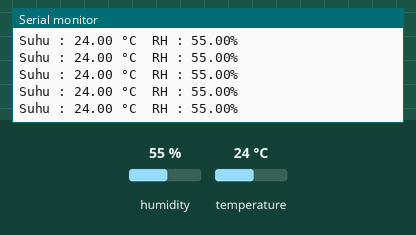
This sketch was run on a simulated ESP8266 (NodeMCU). Shown: the last lines printed to the serial monitor. The test bench sets the inputs (shaded band); at power-on: temperature 24 °C, humidity 55 %. WiFi joins after 1.5 s; servers stay silent unless stated.

Above: at 28.6 s.
28.7 s: temperature set to 25 °C
At 30.25 s:
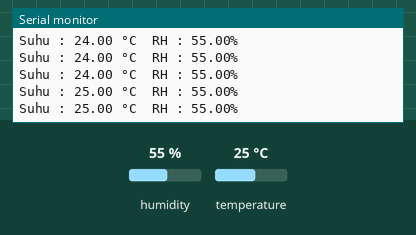
34.6 s: temperature set to 28 °C
At 36.8 s:
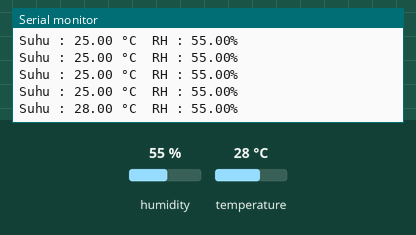
Timing chart, 0 to 38.3 s (numbered marks = the images above; inputs shaded):
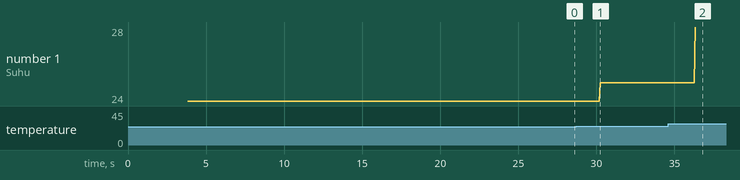

Measured:
- after the input at 28.7 s, the serial monitor: prints a new line after 1.5 s (image 1)
- after the input at 34.6 s, the serial monitor: prints a new line after 1.7 s (image 2)
- plotted number 1: 24 → 25 after the input at 28.7 s, 25 → 28 after the input at 34.6 s

The sketch:

NodeMCU_DHT11_Blynk_Telegram_Trial_2.ino
```cpp
//library blynk
#define BLYNK_PRINT Serial
#include <SPI.h>
#include <SimpleTimer.h>

//library ESP8266
#include <ESP8266WiFi.h>
#include <WiFiClientSecure.h>
#include <BlynkSimpleEsp8266.h>

//library telegram
#include <UniversalTelegramBot.h>
#define BOTtoken "1422959392:AAFA2xAGyR1eM1tvq3hzX5zazeWMkJGXgAc" //token bot telegram
#define idChat "326286458" //idbot

//library dht
#include "DHT.h"
#define DHTPIN 2 //GPIO D4
#define DHTTYPE DHT11
DHT dht(DHTPIN, DHTTYPE);

SimpleTimer timer;

char auth[] = "c8HqLVcjRdrvoUO3plcaDWEYOkE4OuSx"; //get token from blynk app android
char ssid[] = "HUAWEI"; //nama wifi
char password[] = "pastibisa"; //password wifi

WiFiClientSecure client;
UniversalTelegramBot bot(BOTtoken, client);

unsigned long interval = 30000; // time to wait 1 minute
unsigned long previousMillis = 0; // millis() returns an unsigned long.

void sendSensor () {
    float h = dht.readHumidity();
    float t = dht.readTemperature(); // or dht.readTemperature(true) for Fahrenheit
    if (isnan(h) || isnan(t)) {
        Serial.println("Failed to read from DHT sensor!");
        return;
    }
    Blynk.virtualWrite(V0, t); // V6 for temperature
    Blynk.virtualWrite(V1, h); // V5 for humidity
}

void setup() {
    Serial.begin(9600);
    Serial.print("Connecting WiFi: ");
    Serial.println(ssid);
    Blynk.begin(auth, ssid, password);
    client.setInsecure();
    dht.begin();
    timer.setInterval(1000L, sendSensor);
    delay(2000);
}

void loop() {
    Blynk.run();
    timer.run();
    float t = dht.readTemperature();
    float h = dht.readHumidity();
    Serial.print("Suhu : ");
    Serial.print(t);
    Serial.print(" °C\t");
    Serial.print("RH : ");
    Serial.print(h);
    Serial.println("%");

    if (t >= 27.00) {
        unsigned long currentMillis = millis(); // grab current time
        bot.sendChatAction(idChat, "Sedang mengetik...");
        delay(2000);
        String suhu = "Suhu sekarang : ";
        suhu += float(t);
        suhu += " °C\t";
        suhu += "RH : ";
        suhu += float(h);
        suhu += "%\n";
        suhu += "Suhu Over!\n";
        delay(1000);
        if ((unsigned long)(currentMillis - previousMillis) >= interval) {
            bot.sendMessage(idChat, suhu, "");
            delay(500);
            Serial.println("Mengirim data sensor ke telegram");
            // save the "current" time
            previousMillis = millis();
            delay(500);
        }
    }
}
```
